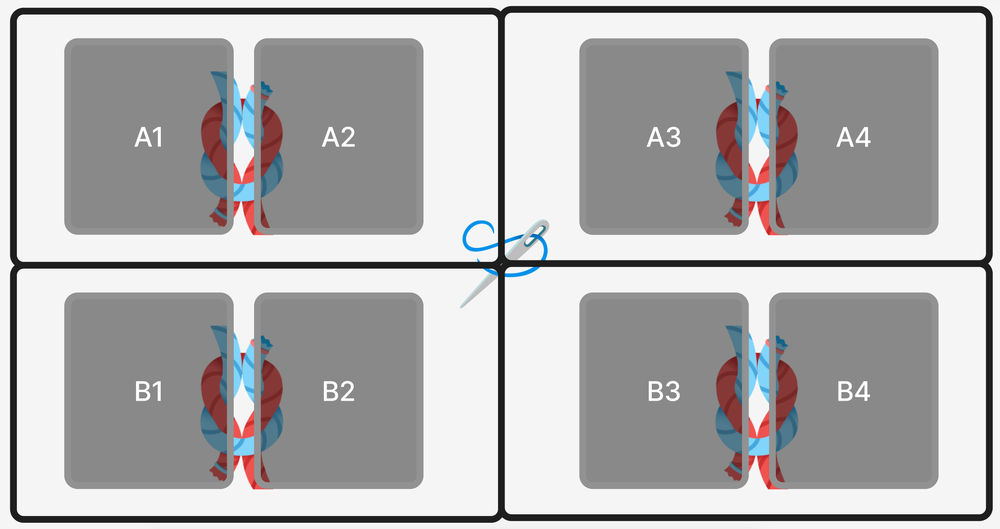
#> input picture v2_image stitching/image_stitching/stitching_flow.PNG, 1000 x 529 px, shrunk from 2550 x 1349 before the run; its folder holds only this picture in this run
$ python -i Subpixel_Alignment.py   (imports and definitions only)   (older library calls are emulated)
#> lines starting #> are read from the running program, lines starting #| are printed output that depends on the picture
#> further down, picture is the input picture: shape (529, 1000, 3); mean B, G, R 176.9, 176.1, 176.8
# """
# Python script for aligning two images using the Enhanced Correlation Coefficient (ECC) method.
# -   This script reads two images, computes the alignment using ECC, save the aligned images and plot the comparison.
# -   It also computes the Mean Squared Error (MSE) and SSIM before and after alignment.
# -   This script is designed to work with grayscale images and uses OpenCV for image processing.
# """


import cv2
import numpy as np
import os
import matplotlib.pyplot as plt
from sklearn.metrics import mean_squared_error
from skimage.metrics import structural_similarity as ssim

from paths import get_alignment_paths

valid_exts = ('.jpg', '.jpeg', '.png')

# ---------------------- Helper Functions ----------------------

def get_image_list(folder):
    return sorted([f for f in os.listdir(folder) if f.lower().endswith(valid_exts)])

def compute_mse(img1, img2):
    return mean_squared_error(img1.flatten(), img2.flatten())

def get_gradient(image):
    grad_x = cv2.Sobel(image, cv2.CV_32F, 1, 0)
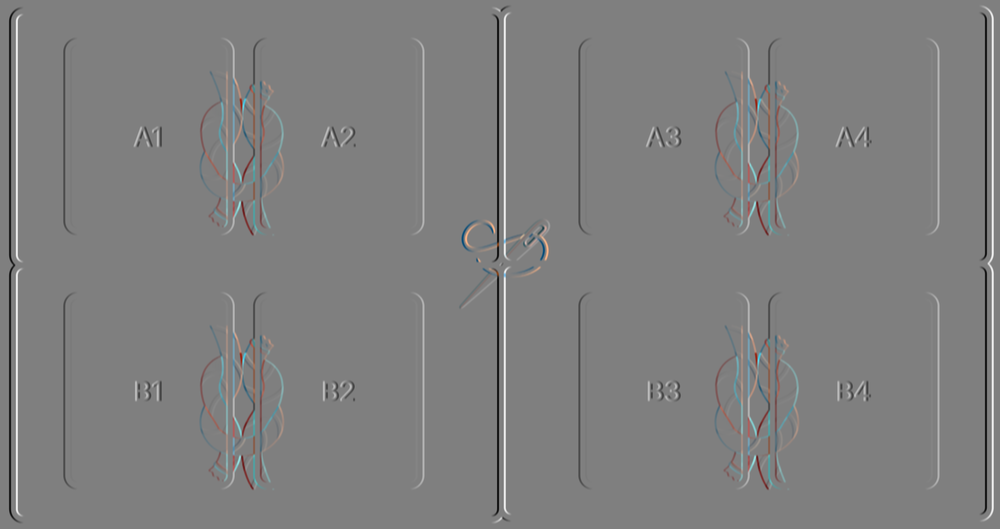
#> grad_x: shape (529, 1000, 3) float32; mean B, G, R 0, 0, 0; drawn with min black and max white
    grad_y = cv2.Sobel(image, cv2.CV_32F, 0, 1)
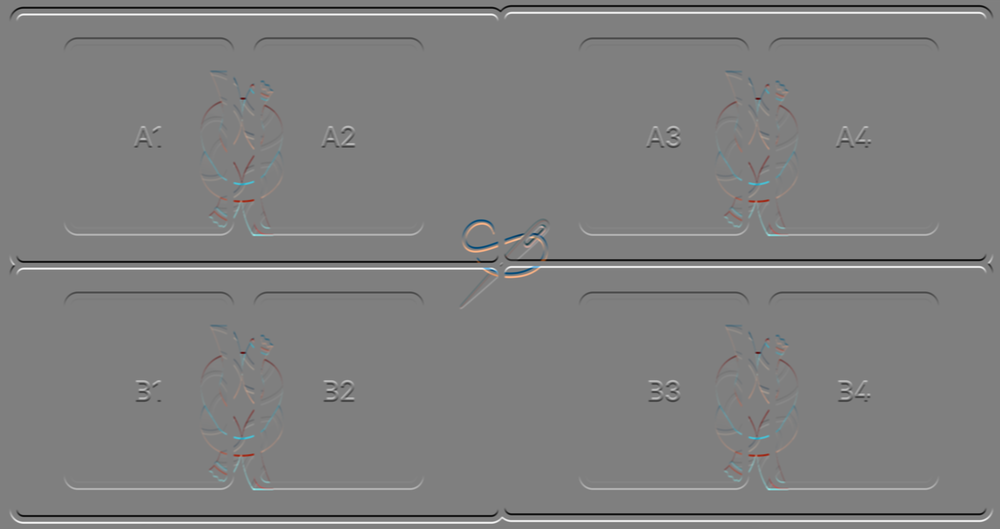
#> grad_y: shape (529, 1000, 3) float32; mean B, G, R 0, 0, 0; drawn with min black and max white
    grad = cv2.addWeighted(cv2.convertScaleAbs(grad_x), 0.5,
                           cv2.convertScaleAbs(grad_y), 0.5, 0)
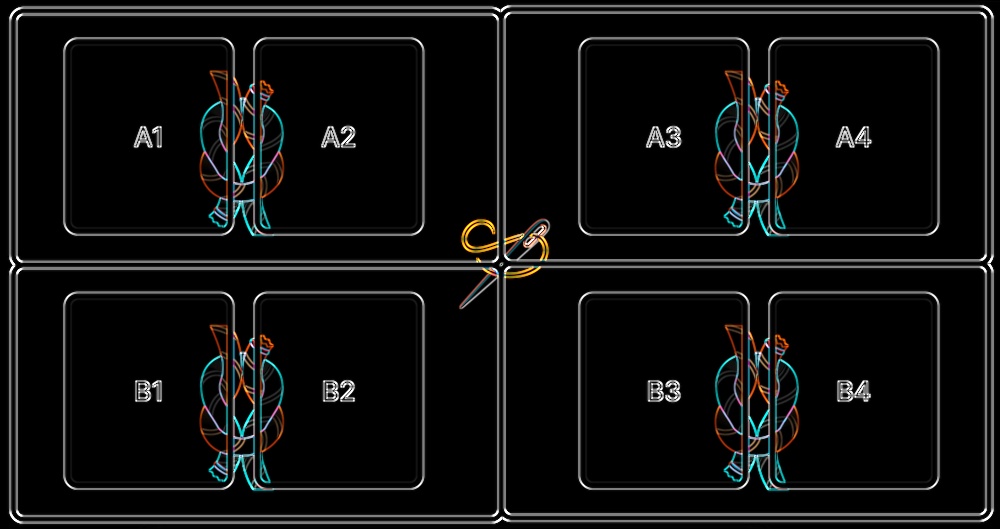
#> grad: shape (529, 1000, 3); mean B, G, R 14.4, 14.8, 14.5
    return grad

# [136 lines left out: functions align_images, align_folder, align_folders, not called in this run]

>>> import cv2
>>> picture = cv2.imread('stitching_flow.PNG')
>>> result = get_gradient(picture)
